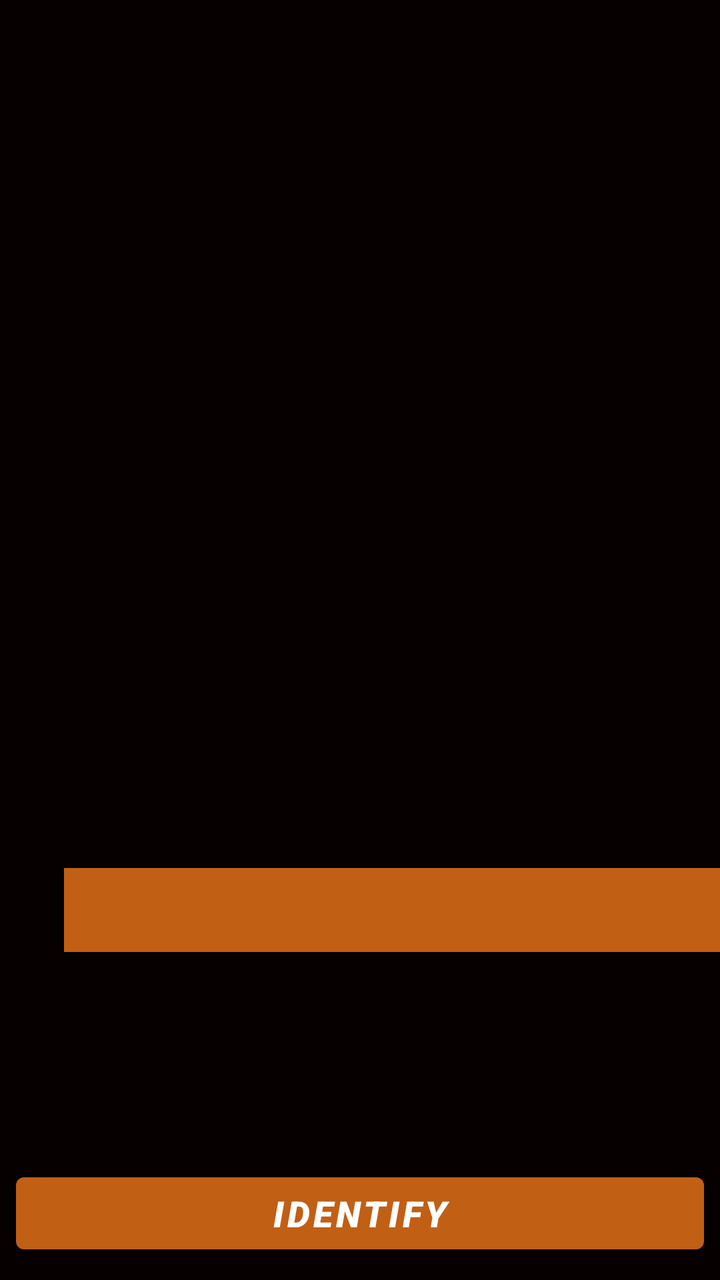
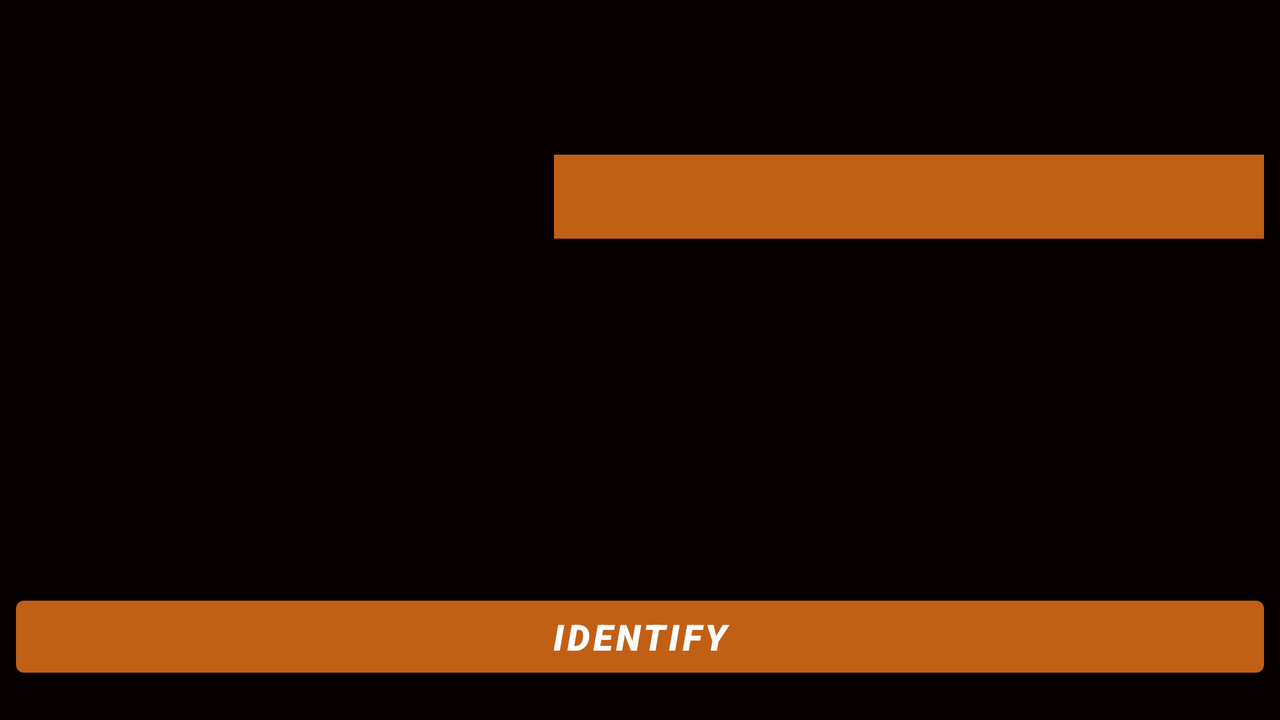

The same Android screen from two of the app's own layout files: first res/layout/ as a phone draws it, then the repository's variant for another configuration, drawn on a device whose configuration selects that folder. Both files follow.
<!-- AndroidManifest.xml: application theme Theme.Broom -->
<!-- res/layout/activity_car_make.xml -->
<?xml version="1.0" encoding="utf-8"?>
<androidx.constraintlayout.widget.ConstraintLayout xmlns:android="http://schemas.android.com/apk/res/android"
    xmlns:app="http://schemas.android.com/apk/res-auto"
    xmlns:tools="http://schemas.android.com/tools"
    android:layout_width="match_parent"
    android:layout_height="match_parent"
    android:background="#070000"
    tools:context=".carMakeActivity">

    <ImageView
        android:id="@+id/carImages"
        android:layout_width="367dp"
        android:layout_height="354dp"
        android:layout_marginStart="8dp"
        android:layout_marginLeft="8dp"
        android:layout_marginEnd="8dp"
        android:layout_marginRight="8dp"
        android:contentDescription="@string/random_images"
        app:layout_constraintBottom_toBottomOf="parent"
        app:layout_constraintEnd_toEndOf="parent"
        app:layout_constraintStart_toStartOf="parent"
        app:layout_constraintTop_toTopOf="parent"
        app:layout_constraintVertical_bias="0.175" />

    <Spinner
        android:id="@+id/spinnerSelect"
        android:layout_width="355dp"
        android:layout_height="42dp"
        android:layout_marginStart="32dp"
        android:layout_marginLeft="32dp"
        android:layout_marginTop="8dp"
        android:layout_marginEnd="32dp"
        android:layout_marginRight="32dp"
        android:background="#D3E8731A"
        android:dropDownWidth="match_parent"
        android:spinnerMode="dropdown"
        app:layout_constraintBottom_toBottomOf="parent"
        app:layout_constraintEnd_toEndOf="parent"
        app:layout_constraintHorizontal_bias="0.0"
        app:layout_constraintStart_toStartOf="parent"
        app:layout_constraintTop_toBottomOf="@+id/carImages"
        app:layout_constraintVertical_bias="0.118" />

    <Button
        android:id="@+id/buttonIdentify"
        android:layout_width="0dp"
        android:layout_height="wrap_content"
        android:layout_marginStart="8dp"
        android:layout_marginLeft="8dp"
        android:layout_marginTop="32dp"
        android:layout_marginEnd="8dp"
        android:layout_marginRight="8dp"
        android:fontFamily="sans-serif-black"
        android:text="@string/carIdentify"
        android:textSize="18sp"
        android:textStyle="italic"
        app:backgroundTint="#D3E8731A"
        app:layout_constraintBottom_toBottomOf="parent"
        app:layout_constraintEnd_toEndOf="parent"
        app:layout_constraintHorizontal_bias="0.498"
        app:layout_constraintStart_toStartOf="parent"
        app:layout_constraintTop_toBottomOf="@+id/spinnerSelect"
        app:layout_constraintVertical_bias="0.89" />

    <TextView
        android:id="@+id/answerText"
        android:layout_width="355dp"
        android:layout_height="42dp"
        android:layout_marginEnd="8dp"
        android:layout_marginRight="8dp"
        android:layout_marginBottom="124dp"
        android:fontFamily="sans-serif-black"
        android:gravity="center"
        android:textSize="24sp"
        android:textStyle="italic"
        app:layout_constraintBottom_toBottomOf="parent"
        app:layout_constraintEnd_toEndOf="parent"
        app:layout_constraintHorizontal_bias="0.666"
        app:layout_constraintStart_toStartOf="parent" />

    <TextView
        android:id="@+id/CorrectAnswerText"
        android:layout_width="355dp"
        android:layout_height="42dp"
        android:layout_marginEnd="8dp"
        android:layout_marginRight="8dp"
        android:fontFamily="sans-serif-black"
        android:gravity="center"
        android:textSize="24sp"
        android:textStyle="italic"
        app:layout_constraintBottom_toTopOf="@+id/buttonIdentify"
        app:layout_constraintEnd_toEndOf="parent"
        app:layout_constraintHorizontal_bias="0.708"
        app:layout_constraintStart_toStartOf="parent"
        app:layout_constraintTop_toBottomOf="@+id/answerText" />

</androidx.constraintlayout.widget.ConstraintLayout>
<!-- resources referenced by this layout -->
<resources>
  <string name="carIdentify">Identify</string>
  <string name="random_images">Random Images</string>
  <style name="Theme.Broom" parent="Theme.MaterialComponents.DayNight.NoActionBar">
          
          <item name="colorPrimary">@color/purple_500</item>
          <item name="colorPrimaryVariant">@color/purple_700</item>
          <item name="colorOnPrimary">@color/white</item>
          
          <item name="colorSecondary">@color/teal_200</item>
          <item name="colorSecondaryVariant">@color/teal_700</item>
          <item name="colorOnSecondary">@color/black</item>
          
          <item name="android:statusBarColor" tools:targetApi="l">?attr/colorPrimaryVariant</item>
          
      </style>
  <color name="purple_500">#FF6200EE</color>
  <color name="purple_700">#FF3700B3</color>
  <color name="white">#FFFFFFFF</color>
  <color name="teal_200">#FF03DAC5</color>
  <color name="teal_700">#FF018786</color>
  <color name="black">#FF000000</color>
</resources>
<!-- res/layout-land/activity_car_make.xml (the repository's variant of the layout above) -->
<!-- drawn on the phone turned sideways -->
<?xml version="1.0" encoding="utf-8"?>
<androidx.constraintlayout.widget.ConstraintLayout xmlns:android="http://schemas.android.com/apk/res/android"
    xmlns:app="http://schemas.android.com/apk/res-auto"
    xmlns:tools="http://schemas.android.com/tools"
    android:layout_width="match_parent"
    android:layout_height="match_parent"
    android:background="#070000"
    tools:context=".carMakeActivity">

    <ImageView
        android:id="@+id/carImages"
        android:layout_width="295dp"
        android:layout_height="252dp"
        android:layout_marginStart="8dp"
        android:layout_marginLeft="8dp"
        android:layout_marginEnd="8dp"
        android:layout_marginRight="8dp"
        android:contentDescription="@string/random_images"
        app:layout_constraintBottom_toBottomOf="parent"
        app:layout_constraintEnd_toEndOf="parent"
        app:layout_constraintHorizontal_bias="0.019"
        app:layout_constraintStart_toStartOf="parent"
        app:layout_constraintTop_toTopOf="parent"
        app:layout_constraintVertical_bias="0.327" />

    <Spinner
        android:id="@+id/spinnerSelect"
        android:layout_width="355dp"
        android:layout_height="42dp"
        android:layout_marginStart="8dp"
        android:layout_marginLeft="8dp"
        android:layout_marginTop="8dp"
        android:layout_marginEnd="8dp"
        android:layout_marginRight="8dp"
        android:background="#D3E8731A"
        android:dropDownWidth="match_parent"
        android:spinnerMode="dropdown"
        app:layout_constraintBottom_toBottomOf="parent"
        app:layout_constraintEnd_toEndOf="parent"
        app:layout_constraintHorizontal_bias="1.0"
        app:layout_constraintStart_toEndOf="@+id/carImages"
        app:layout_constraintTop_toTopOf="parent"
        app:layout_constraintVertical_bias="0.224" />

    <Button
        android:id="@+id/buttonIdentify"
        android:layout_width="0dp"
        android:layout_height="wrap_content"
        android:layout_marginStart="8dp"
        android:layout_marginLeft="8dp"
        android:layout_marginTop="32dp"
        android:layout_marginEnd="8dp"
        android:layout_marginRight="8dp"
        android:fontFamily="sans-serif-black"
        android:text="@string/carIdentify"
        android:textSize="18sp"
        android:textStyle="italic"
        app:backgroundTint="#D3E8731A"
        app:layout_constraintBottom_toBottomOf="parent"
        app:layout_constraintEnd_toEndOf="parent"
        app:layout_constraintHorizontal_bias="0.498"
        app:layout_constraintStart_toStartOf="parent"
        app:layout_constraintTop_toBottomOf="@+id/spinnerSelect"
        app:layout_constraintVertical_bias="0.89" />

    <TextView
        android:id="@+id/answerText"
        android:layout_width="355dp"
        android:layout_height="42dp"
        android:layout_marginEnd="8dp"
        android:layout_marginRight="8dp"
        android:fontFamily="sans-serif-black"
        android:gravity="center"
        android:textSize="24sp"
        android:textStyle="italic"
        app:layout_constraintBottom_toBottomOf="parent"
        app:layout_constraintEnd_toEndOf="parent"
        app:layout_constraintHorizontal_bias="0.934"
        app:layout_constraintStart_toStartOf="parent"
        app:layout_constraintTop_toTopOf="parent"
        app:layout_constraintVertical_bias="0.498" />

    <TextView
        android:id="@+id/CorrectAnswerText"
        android:layout_width="355dp"
        android:layout_height="42dp"
        android:layout_marginEnd="8dp"
        android:layout_marginRight="8dp"
        android:fontFamily="sans-serif-black"
        android:gravity="center"
        android:textSize="24sp"
        android:textStyle="italic"
        app:layout_constraintBottom_toTopOf="@+id/buttonIdentify"
        app:layout_constraintEnd_toEndOf="parent"
        app:layout_constraintHorizontal_bias="0.934"
        app:layout_constraintStart_toStartOf="parent"
        app:layout_constraintTop_toTopOf="parent"
        app:layout_constraintVertical_bias="0.855" />

</androidx.constraintlayout.widget.ConstraintLayout>
